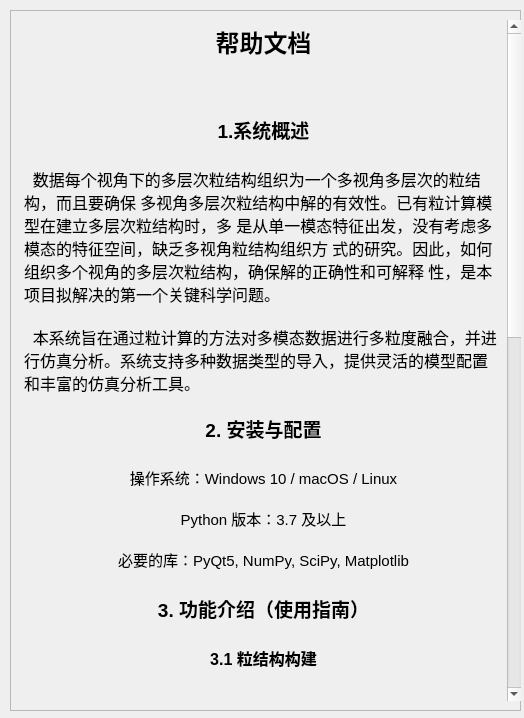
<?xml version="1.0" encoding="UTF-8"?>
<ui version="4.0">
 <class>Form</class>
 <widget class="QWidget" name="Form">
  <property name="geometry">
   <rect>
    <x>0</x>
    <y>0</y>
    <width>524</width>
    <height>718</height>
   </rect>
  </property>
  <property name="windowTitle">
   <string>Form</string>
  </property>
  <widget class="QFrame" name="frame">
   <property name="geometry">
    <rect>
     <x>10</x>
     <y>10</y>
     <width>511</width>
     <height>701</height>
    </rect>
   </property>
   <property name="styleSheet">
    <string notr="true">#frame{
  background-image: url(:/images/bg3.jpeg);
  background-position: center;
}</string>
   </property>
   <property name="frameShape">
    <enum>QFrame::StyledPanel</enum>
   </property>
   <property name="frameShadow">
    <enum>QFrame::Raised</enum>
   </property>
   <widget class="QTextBrowser" name="helpss">
    <property name="enabled">
     <bool>true</bool>
    </property>
    <property name="geometry">
     <rect>
      <x>10</x>
      <y>10</y>
      <width>501</width>
      <height>681</height>
     </rect>
    </property>
    <property name="styleSheet">
     <string notr="true">#helpss{
	border-radius:4px;
	background-color: transparent;
}
</string>
    </property>
    <property name="html">
     <string>&lt;!DOCTYPE HTML PUBLIC &quot;-//W3C//DTD HTML 4.0//EN&quot; &quot;http://www.w3.org/TR/REC-html40/strict.dtd&quot;&gt;
&lt;html&gt;&lt;head&gt;&lt;meta name=&quot;qrichtext&quot; content=&quot;1&quot; /&gt;&lt;style type=&quot;text/css&quot;&gt;
p, li { white-space: pre-wrap; }
&lt;/style&gt;&lt;/head&gt;&lt;body style=&quot; font-family:'SimSun'; font-size:9pt; font-weight:400; font-style:normal;&quot;&gt;
&lt;p align=&quot;center&quot; style=&quot; margin-top:0px; margin-bottom:0px; margin-left:0px; margin-right:0px; -qt-block-indent:0; text-indent:0px;&quot;&gt;&lt;span style=&quot; font-size:18pt; font-weight:600;&quot;&gt;帮助文档&lt;/span&gt;&lt;/p&gt;
&lt;p align=&quot;center&quot; style=&quot;-qt-paragraph-type:empty; margin-top:0px; margin-bottom:0px; margin-left:0px; margin-right:0px; -qt-block-indent:0; text-indent:0px; font-size:18pt; font-weight:600;&quot;&gt;&lt;br /&gt;&lt;/p&gt;
&lt;p align=&quot;center&quot; style=&quot; margin-top:0px; margin-bottom:0px; margin-left:0px; margin-right:0px; -qt-block-indent:0; text-indent:0px;&quot;&gt;&lt;img src=&quot;:/images/frame.png&quot; /&gt;&lt;/p&gt;
&lt;p align=&quot;center&quot; style=&quot;-qt-paragraph-type:empty; margin-top:0px; margin-bottom:0px; margin-left:0px; margin-right:0px; -qt-block-indent:0; text-indent:0px;&quot;&gt;&lt;br /&gt;&lt;/p&gt;
&lt;p align=&quot;center&quot; style=&quot; margin-top:0px; margin-bottom:0px; margin-left:0px; margin-right:0px; -qt-block-indent:0; text-indent:0px;&quot;&gt;&lt;span style=&quot; font-size:14pt; font-weight:600;&quot;&gt;1.系统概述&lt;/span&gt;&lt;/p&gt;
&lt;p align=&quot;center&quot; style=&quot;-qt-paragraph-type:empty; margin-top:0px; margin-bottom:0px; margin-left:0px; margin-right:0px; -qt-block-indent:0; text-indent:0px; font-size:14pt; font-weight:600;&quot;&gt;&lt;br /&gt;&lt;/p&gt;
&lt;p style=&quot; margin-top:0px; margin-bottom:0px; margin-left:0px; margin-right:0px; -qt-block-indent:0; text-indent:0px;&quot;&gt;&lt;span style=&quot; font-size:12pt;&quot;&gt;  数据每个视角下的多层次粒结构组织为一个多视角多层次的粒结构，而且要确保 多视角多层次粒结构中解的有效性。已有粒计算模型在建立多层次粒结构时，多 是从单一模态特征出发，没有考虑多模态的特征空间，缺乏多视角粒结构组织方 式的研究。因此，如何组织多个视角的多层次粒结构，确保解的正确性和可解释 性，是本项目拟解决的第一个关键科学问题。&lt;/span&gt;&lt;/p&gt;
&lt;p style=&quot;-qt-paragraph-type:empty; margin-top:0px; margin-bottom:0px; margin-left:0px; margin-right:0px; -qt-block-indent:0; text-indent:0px; font-size:12pt;&quot;&gt;&lt;br /&gt;&lt;/p&gt;
&lt;p style=&quot; margin-top:0px; margin-bottom:0px; margin-left:0px; margin-right:0px; -qt-block-indent:0; text-indent:0px;&quot;&gt;&lt;span style=&quot; font-size:12pt;&quot;&gt;  本系统旨在通过粒计算的方法对多模态数据进行多粒度融合，并进行仿真分析。系统支持多种数据类型的导入，提供灵活的模型配置和丰富的仿真分析工具。&lt;/span&gt;&lt;/p&gt;
&lt;p style=&quot;-qt-paragraph-type:empty; margin-top:0px; margin-bottom:0px; margin-left:0px; margin-right:0px; -qt-block-indent:0; text-indent:0px; font-size:12pt;&quot;&gt;&lt;br /&gt;&lt;/p&gt;
&lt;p align=&quot;center&quot; style=&quot; margin-top:0px; margin-bottom:0px; margin-left:0px; margin-right:0px; -qt-block-indent:0; text-indent:0px;&quot;&gt;&lt;span style=&quot; font-size:14pt; font-weight:600;&quot;&gt;2. 安装与配置&lt;/span&gt;&lt;/p&gt;
&lt;p align=&quot;center&quot; style=&quot;-qt-paragraph-type:empty; margin-top:0px; margin-bottom:0px; margin-left:0px; margin-right:0px; -qt-block-indent:0; text-indent:0px; font-size:14pt; font-weight:600;&quot;&gt;&lt;br /&gt;&lt;/p&gt;
&lt;p align=&quot;center&quot; style=&quot; margin-top:0px; margin-bottom:0px; margin-left:0px; margin-right:0px; -qt-block-indent:0; text-indent:0px;&quot;&gt;&lt;span style=&quot; font-size:11pt;&quot;&gt;操作系统：Windows 10 / macOS / Linux&lt;/span&gt;&lt;/p&gt;
&lt;p align=&quot;center&quot; style=&quot;-qt-paragraph-type:empty; margin-top:0px; margin-bottom:0px; margin-left:0px; margin-right:0px; -qt-block-indent:0; text-indent:0px; font-size:11pt;&quot;&gt;&lt;br /&gt;&lt;/p&gt;
&lt;p align=&quot;center&quot; style=&quot; margin-top:0px; margin-bottom:0px; margin-left:0px; margin-right:0px; -qt-block-indent:0; text-indent:0px;&quot;&gt;&lt;span style=&quot; font-size:11pt;&quot;&gt;Python 版本：3.7 及以上&lt;/span&gt;&lt;/p&gt;
&lt;p align=&quot;center&quot; style=&quot;-qt-paragraph-type:empty; margin-top:0px; margin-bottom:0px; margin-left:0px; margin-right:0px; -qt-block-indent:0; text-indent:0px; font-size:11pt;&quot;&gt;&lt;br /&gt;&lt;/p&gt;
&lt;p align=&quot;center&quot; style=&quot; margin-top:0px; margin-bottom:0px; margin-left:0px; margin-right:0px; -qt-block-indent:0; text-indent:0px;&quot;&gt;&lt;span style=&quot; font-size:11pt;&quot;&gt;必要的库：PyQt5, NumPy, SciPy, Matplotlib&lt;/span&gt;&lt;/p&gt;
&lt;p align=&quot;center&quot; style=&quot;-qt-paragraph-type:empty; margin-top:0px; margin-bottom:0px; margin-left:0px; margin-right:0px; -qt-block-indent:0; text-indent:0px; font-size:14pt; font-weight:600;&quot;&gt;&lt;br /&gt;&lt;/p&gt;
&lt;p align=&quot;center&quot; style=&quot; margin-top:0px; margin-bottom:0px; margin-left:0px; margin-right:0px; -qt-block-indent:0; text-indent:0px;&quot;&gt;&lt;span style=&quot; font-size:14pt; font-weight:600;&quot;&gt;3. 功能介绍（使用指南）&lt;/span&gt;&lt;/p&gt;
&lt;p align=&quot;center&quot; style=&quot;-qt-paragraph-type:empty; margin-top:0px; margin-bottom:0px; margin-left:0px; margin-right:0px; -qt-block-indent:0; text-indent:0px; font-size:14pt; font-weight:600;&quot;&gt;&lt;br /&gt;&lt;/p&gt;
&lt;p align=&quot;center&quot; style=&quot; margin-top:0px; margin-bottom:0px; margin-left:0px; margin-right:0px; -qt-block-indent:0; text-indent:0px;&quot;&gt;&lt;span style=&quot; font-size:12pt; font-weight:600;&quot;&gt;3.1 粒结构构建&lt;/span&gt;&lt;/p&gt;
&lt;p align=&quot;center&quot; style=&quot;-qt-paragraph-type:empty; margin-top:0px; margin-bottom:0px; margin-left:0px; margin-right:0px; -qt-block-indent:0; text-indent:0px; font-size:14pt; font-weight:600;&quot;&gt;&lt;br /&gt;&lt;/p&gt;
&lt;p align=&quot;center&quot; style=&quot; margin-top:0px; margin-bottom:0px; margin-left:0px; margin-right:0px; -qt-block-indent:0; text-indent:0px;&quot;&gt;&lt;img src=&quot;:/images/frame01.png&quot; /&gt;&lt;/p&gt;
&lt;p align=&quot;center&quot; style=&quot;-qt-paragraph-type:empty; margin-top:0px; margin-bottom:0px; margin-left:0px; margin-right:0px; -qt-block-indent:0; text-indent:0px;&quot;&gt;&lt;br /&gt;&lt;/p&gt;
&lt;p style=&quot;-qt-paragraph-type:empty; margin-top:0px; margin-bottom:0px; margin-left:0px; margin-right:0px; -qt-block-indent:0; text-indent:0px;&quot;&gt;&lt;br /&gt;&lt;/p&gt;
&lt;p style=&quot; margin-top:0px; margin-bottom:0px; margin-left:0px; margin-right:0px; -qt-block-indent:0; text-indent:0px;&quot;&gt;&lt;span style=&quot; font-size:12pt;&quot;&gt;  粒计算模型的构建是粒结构建立的核心。我们将预处理后的数据按照不同粒度进行划分，形成粒子。然后，通过设定粒计算模型的参数，构建不同粒度的粒计算模型。在我们设计的系统中我采用了两种粒结构构建的方式，一种是基于属性进行构建，另一种是基于属性值进行构建（针对于连续值的情况）。&lt;/span&gt;&lt;/p&gt;
&lt;p style=&quot;-qt-paragraph-type:empty; margin-top:0px; margin-bottom:0px; margin-left:0px; margin-right:0px; -qt-block-indent:0; text-indent:0px; font-size:12pt;&quot;&gt;&lt;br /&gt;&lt;/p&gt;
&lt;p align=&quot;center&quot; style=&quot; margin-top:0px; margin-bottom:0px; margin-left:0px; margin-right:0px; -qt-block-indent:0; text-indent:0px;&quot;&gt;&lt;img src=&quot;:/images/build01.png&quot; /&gt;&lt;/p&gt;
&lt;p align=&quot;center&quot; style=&quot;-qt-paragraph-type:empty; margin-top:0px; margin-bottom:0px; margin-left:0px; margin-right:0px; -qt-block-indent:0; text-indent:0px;&quot;&gt;&lt;br /&gt;&lt;/p&gt;
&lt;p align=&quot;center&quot; style=&quot; margin-top:0px; margin-bottom:0px; margin-left:0px; margin-right:0px; -qt-block-indent:0; text-indent:0px;&quot;&gt;&lt;span style=&quot; font-size:12pt; font-weight:600;&quot;&gt;3.2 粒结构优化&lt;/span&gt;&lt;/p&gt;
&lt;p align=&quot;center&quot; style=&quot;-qt-paragraph-type:empty; margin-top:0px; margin-bottom:0px; margin-left:0px; margin-right:0px; -qt-block-indent:0; text-indent:0px; font-size:12pt; font-weight:600;&quot;&gt;&lt;br /&gt;&lt;/p&gt;
&lt;p align=&quot;center&quot; style=&quot; margin-top:0px; margin-bottom:0px; margin-left:0px; margin-right:0px; -qt-block-indent:0; text-indent:0px;&quot;&gt;&lt;img src=&quot;:/images/frame02.png&quot; /&gt;&lt;/p&gt;
&lt;p style=&quot;-qt-paragraph-type:empty; margin-top:0px; margin-bottom:0px; margin-left:0px; margin-right:0px; -qt-block-indent:0; text-indent:0px; font-size:12pt; font-weight:600;&quot;&gt;&lt;br /&gt;&lt;/p&gt;
&lt;p style=&quot; margin-top:0px; margin-bottom:0px; margin-left:0px; margin-right:0px; -qt-block-indent:0; text-indent:0px;&quot;&gt;&lt;span style=&quot; font-size:12pt;&quot;&gt;  多模态数据的粒结构即为问题求解空间。由于大数据往往存在冗余，因此针 对多模态数据建立的粒结构中也可能存在冗余。为了有效降低解空间的复杂性， 提高问题求解效率，根据多模态数据粒结构的建立过程，针对粒结构建立过程中 的每个环节，分别研究多视角的约简算法，单视角的多层次粒结构的约简算法， 多视角多层次粒结构的约简算法，逐步实现多模态数据粒结构的优化。&lt;/span&gt;&lt;/p&gt;
&lt;p style=&quot;-qt-paragraph-type:empty; margin-top:0px; margin-bottom:0px; margin-left:0px; margin-right:0px; -qt-block-indent:0; text-indent:0px; font-size:12pt;&quot;&gt;&lt;br /&gt;&lt;/p&gt;
&lt;p align=&quot;center&quot; style=&quot; margin-top:0px; margin-bottom:0px; margin-left:0px; margin-right:0px; -qt-block-indent:0; text-indent:0px;&quot;&gt;&lt;span style=&quot; font-size:12pt; font-weight:600;&quot;&gt;3.3 问题求解&lt;/span&gt;&lt;/p&gt;
&lt;p align=&quot;center&quot; style=&quot;-qt-paragraph-type:empty; margin-top:0px; margin-bottom:0px; margin-left:0px; margin-right:0px; -qt-block-indent:0; text-indent:0px; font-size:12pt; font-weight:600;&quot;&gt;&lt;br /&gt;&lt;/p&gt;
&lt;p align=&quot;center&quot; style=&quot; margin-top:0px; margin-bottom:0px; margin-left:0px; margin-right:0px; -qt-block-indent:0; text-indent:0px;&quot;&gt;&lt;img src=&quot;:/images/frame04.png&quot; /&gt;&lt;/p&gt;
&lt;p align=&quot;center&quot; style=&quot;-qt-paragraph-type:empty; margin-top:0px; margin-bottom:0px; margin-left:0px; margin-right:0px; -qt-block-indent:0; text-indent:0px;&quot;&gt;&lt;br /&gt;&lt;/p&gt;
&lt;p style=&quot; margin-top:0px; margin-bottom:0px; margin-left:0px; margin-right:0px; -qt-block-indent:0; text-indent:0px;&quot;&gt;&lt;span style=&quot; font-size:12pt;&quot;&gt;  粒结构提供了多模态数据多粒度的问题表示，不同粒度层对应数据的不同分 布，隐含不同的知识。基于粒结构，在每个粒度层上都可以利用已有的融合算法 进行多模态数据融合分析。但是，针对具体融合算法，人们往往需要寻找最优粒度层或者满意粒度层进行问题求解，因此在本系统中设计了针对这两种算法的仿真实现，同时对两种算法做了并行化处理。&lt;/span&gt;&lt;/p&gt;
&lt;p style=&quot;-qt-paragraph-type:empty; margin-top:0px; margin-bottom:0px; margin-left:0px; margin-right:0px; -qt-block-indent:0; text-indent:0px; font-size:12pt;&quot;&gt;&lt;br /&gt;&lt;/p&gt;
&lt;p style=&quot; margin-top:0px; margin-bottom:0px; margin-left:0px; margin-right:0px; -qt-block-indent:0; text-indent:0px;&quot;&gt;&lt;span style=&quot; font-size:12pt;&quot;&gt;如果您在使用过程中遇到问题，请通过以下方式联系我们：&lt;/span&gt;&lt;/p&gt;
&lt;ul style=&quot;margin-top: 0px; margin-bottom: 0px; margin-left: 0px; margin-right: 0px; -qt-list-indent: 1;&quot;&gt;&lt;li style=&quot; font-size:12pt;&quot; style=&quot; margin-top:12px; margin-bottom:0px; margin-left:0px; margin-right:0px; -qt-block-indent:0; text-indent:0px;&quot;&gt;邮箱：1789412739@qq.com&lt;/li&gt;
&lt;li style=&quot; font-size:12pt;&quot; style=&quot; margin-top:0px; margin-bottom:12px; margin-left:0px; margin-right:0px; -qt-block-indent:0; text-indent:0px;&quot;&gt;电话：137-923-44723&lt;/li&gt;&lt;/ul&gt;
&lt;p align=&quot;center&quot; style=&quot; margin-top:0px; margin-bottom:12px; margin-left:0px; margin-right:0px; -qt-block-indent:0; text-indent:0px;&quot;&gt;&lt;span style=&quot; font-size:12pt;&quot;&gt;2024年6月30日&lt;/span&gt;&lt;/p&gt;&lt;/body&gt;&lt;/html&gt;</string>
    </property>
   </widget>
  </widget>
 </widget>
 <resources>
  <include location="images/image.qrc"/>
 </resources>
 <connections/>
</ui>
